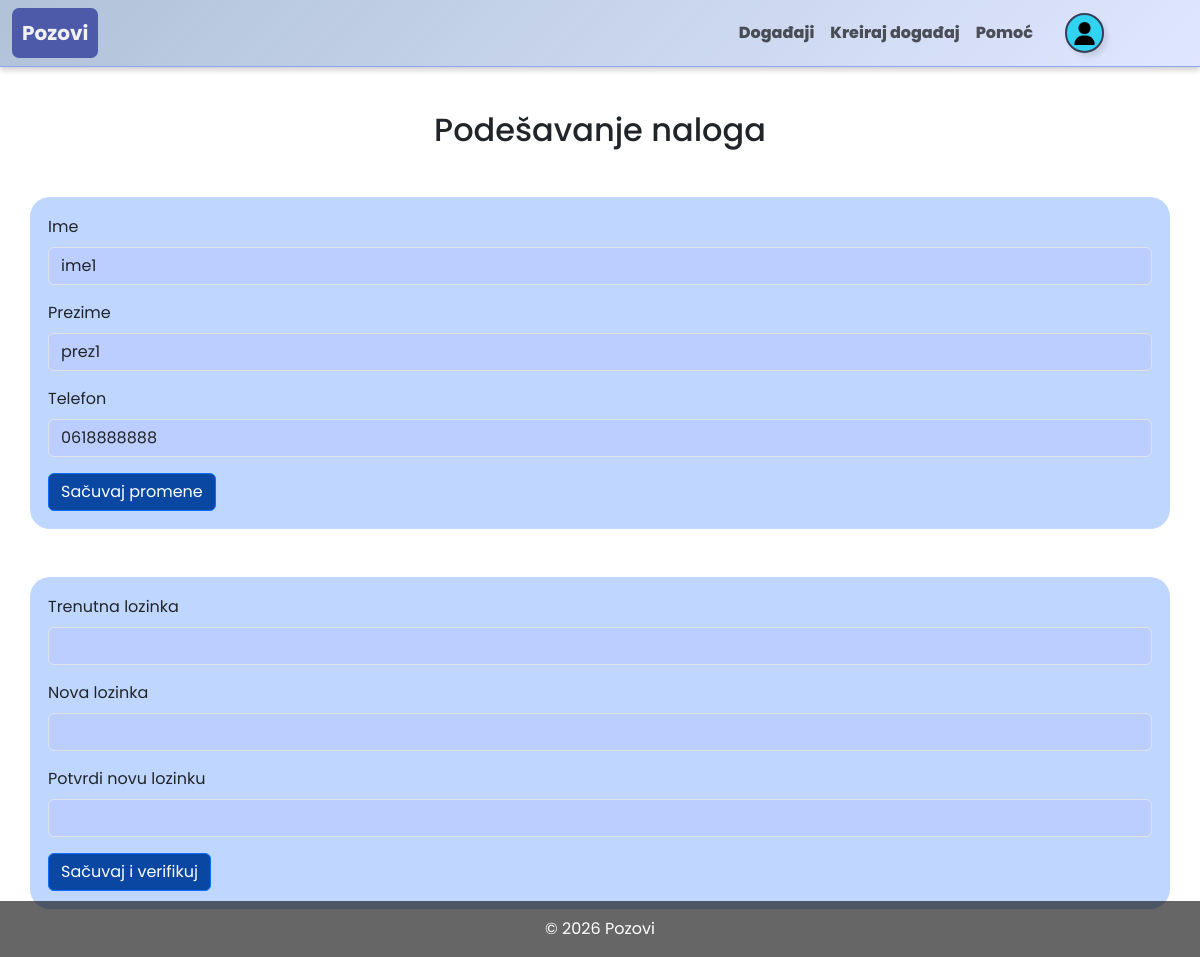
The app's page /user_settings.php (signed in) with its own data.
### tables this page shows
CREATE TABLE `users` (
  `user_id` int(11) NOT NULL,
  `fname` varchar(50) NOT NULL,
  `lname` varchar(50) NOT NULL,
  `email` varchar(254) NOT NULL,
  `password` varchar(64) NOT NULL,
  `role` enum('user','admin') NOT NULL,
  `activated` tinyint(1) DEFAULT 0,
  `registration_date` timestamp NULL DEFAULT current_timestamp(),
  `phone` varchar(20) DEFAULT NULL,
  `blocked` tinyint(1) NOT NULL DEFAULT 0
);

### user_settings.php (the view, shortened to what this page needs)
<?php
require_once 'includes/db_config.php';
$stmt = $pdo->prepare("SELECT email, password, phone, fname, lname from users WHERE user_id = ?");
$stmt->execute([$_SESSION['user_id']]);
if(!$user = $stmt->fetch()){
    $_SESSION['error'] = "Greška";
}
?>
<!DOCTYPE html>
<html lang="en">
<head>
    <link href="https://cdn.jsdelivr.net/npm/bootstrap@5.3.3/dist/css/bootstrap.min.css" rel="stylesheet">
    <link rel="stylesheet" href="css.css">
</head>
<body class="bg6" style="padding-bottom: 4%">
<?php include 'templates/header.php'; ?>
<h2 class="text-center mt-4">Podešavanje naloga</h2>
<div class="container mt-5 bgplavo3">
    <form action="files/update_user.php" method="POST">
        <div class="mb-3">
            <label for="first_name" class="form-label">Ime</label>
            <input type="text" value="<?= $user['fname'] ?>" class="form-control" id="first_name" name="first_name" minlength="2" maxlength="50" required>
        </div>
        <div class="mb-3">
            <label for="last_name" class="form-label">Prezime</label>
            <input type="text" value="<?= $user['lname'] ?>" class="form-control" id="last_name" name="last_name" minlength="2" maxlength="50" required>
        </div>
        <div class="mb-3">
            <label for="phone" class="form-label">Telefon</label>
            <input type="text" value="<?= $user['phone'] ?>" class="form-control" id="phone" name="phone" minlength="8" maxlength="20" >
        </div>
        <button type="submit" class="btn btn-primary">Sačuvaj promene</button>
    </form>
</div>
<div class="container mt-5 bgplavo3">
    <form action="files/update_password.php" method="POST">
        <div class="mb-3">
            <label for="password" class="form-label">Trenutna lozinka</label>
            <input type="password" class="form-control" id="password" name="password" minlength="6" maxlength="64" required>
        </div>
        <div class="mb-3">
            <label for="new_password" class="form-label">Nova lozinka</label>
            <input type="password" class="form-control" id="new_password" name="new_password" minlength="6" maxlength="64" required>
        </div>
        <div class="mb-3">
            <label for="confirm_new_password" class="form-label">Potvrdi novu lozinku</label>
            <input type="password" class="form-control" id="confirm_new_password" name="confirm_new_password" minlength="6" maxlength="64" required>
        </div>
        <button type="submit" class="btn btn-primary">Sačuvaj i verifikuj</button>
    </form>
</div>
<?php include 'templates/footer.php'; ?>
</body>
</html>

### css.css (style rules this page uses)
body { padding-top: 87px; min-height: 100vh; background: linear-gradient(180deg, #6f8ae3, #a2cbff); background-size: cover; background-repeat: no-repeat; background-position: center; background-attachment: fixed; font-family: 'Poppins', sans-serif; }
body::before { content: ""; position: fixed; top: 0; left: 0; height: 100vh; width: 100vw; background-color: rgba(255, 255, 255, 0.0); backdrop-filter: blur(7px); z-index: -1; }
.bg6 { background-image: url('images/bg6.jpg'); backdrop-filter: brightness(1.0) blur(8px); z-index: -1; }
.bgplavo3 { margin: 0 auto; padding:1.5%; background: rgba(155,193,255,0.64); border-radius: 20px; }
.btn-primary { background-color: #0947a2; }
.form-control { background-color: #bccdff; }

### records on screen
users: first_name "ime1", last_name "prez1", phone "0618888888"
